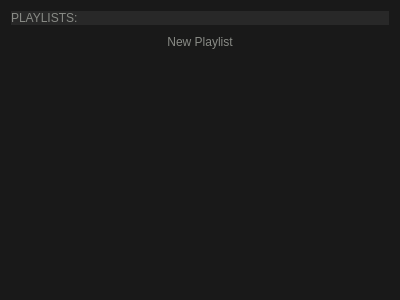
<?xml version="1.0" encoding="UTF-8"?>
<ui version="4.0">
 <class>PlaylistArea</class>
 <widget class="QWidget" name="PlaylistArea">
  <property name="geometry">
   <rect>
    <x>0</x>
    <y>0</y>
    <width>400</width>
    <height>300</height>
   </rect>
  </property>
  <property name="windowTitle">
   <string>Form</string>
  </property>
  <property name="styleSheet">
   <string notr="true">background-color: rgb(25, 25, 25);
color: rgb(136, 138, 133);</string>
  </property>
  <layout class="QVBoxLayout" name="verticalLayout_2">
   <item>
    <widget class="QLabel" name="label">
     <property name="sizePolicy">
      <sizepolicy hsizetype="Preferred" vsizetype="Fixed">
       <horstretch>0</horstretch>
       <verstretch>0</verstretch>
      </sizepolicy>
     </property>
     <property name="font">
      <font>
       <family>Arial</family>
      </font>
     </property>
     <property name="styleSheet">
      <string notr="true">color: rgb(136, 138, 133);
background-color: rgb(40, 40, 40);</string>
     </property>
     <property name="text">
      <string>PLAYLISTS:</string>
     </property>
    </widget>
   </item>
   <item>
    <layout class="QVBoxLayout" name="verticalLayout">
     <item alignment="Qt::AlignTop">
      <widget class="QPushButton" name="newPlaylistPushButton">
       <property name="font">
        <font>
         <family>Arial</family>
        </font>
       </property>
       <property name="styleSheet">
        <string notr="true">color: rgb(136, 138, 133);</string>
       </property>
       <property name="text">
        <string>New Playlist</string>
       </property>
       <property name="flat">
        <bool>true</bool>
       </property>
      </widget>
     </item>
    </layout>
   </item>
  </layout>
 </widget>
 <resources/>
 <connections/>
</ui>
